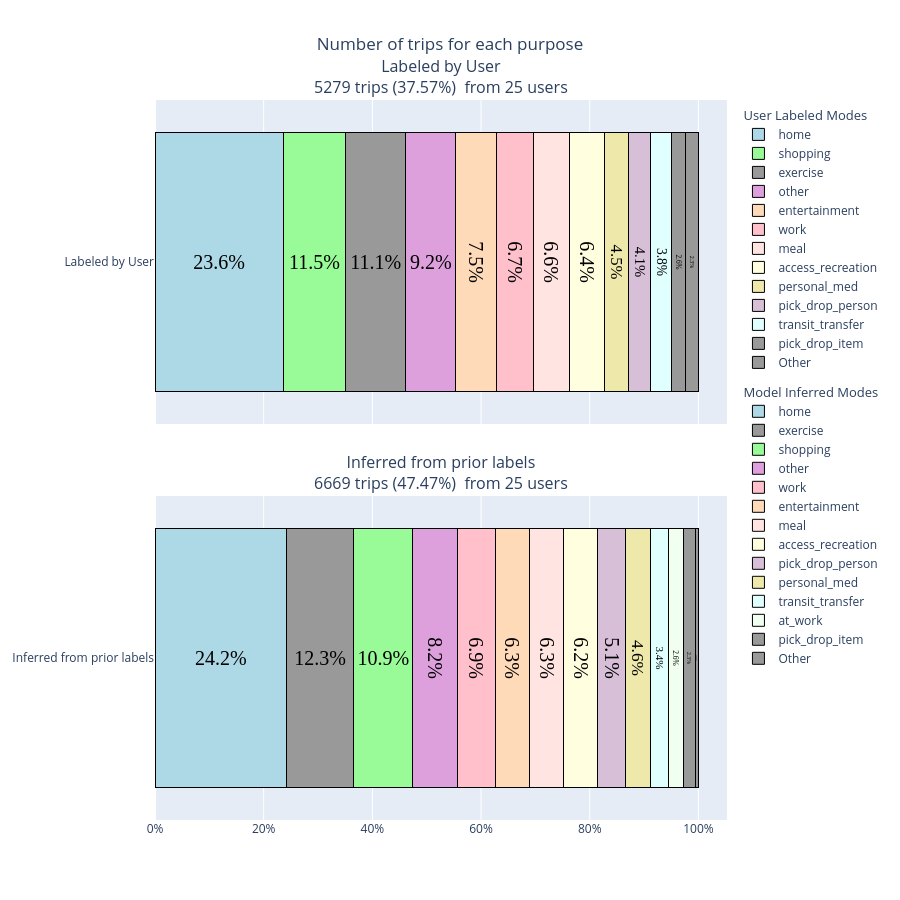

The notebook cell saved with this chart:
### Code cell
plot_title_no_quality="Number of trips for each purpose"
file_name= f"ntrips_purpose{file_suffix}"
text_results = [["Unmodified Alt Text", "Unmodified HTML"], ["Unmodified Alt Text", "Unmodified HTML"]]

# Used for plots that don't have assigned colors
PURPOSE_COLORS = {
"work": "pink",
"school": "lightsteelblue",
"shopping": "palegreen",
"social": "khaki",
"other": "plum",
"home": "lightblue",
"entertainment": "peachpuff",
"meal": "mistyrose",
"access_recreation": "lightyellow",
"personal_med": "palegoldenrod",
"pick_drop_person": "thistle",
"transit_transfer": "lightcyan",
"at_work": "honeydew",
"relig": "lavenderblush"
}

panels = [
    {
        "df": expanded_ct,
        "text": stacked_bar_quality_text_labeled,
        "label": "Labeled by User",
        "legend_title": "User Labeled Modes",
        "mode_col": "purpose_confirm_w_other",
        "colors": PURPOSE_COLORS
    },

    {
        "df": expanded_ct_inferred,
        "text": stacked_bar_quality_text_inferred,
        "label": "Inferred from prior labels",
        "legend_title": "Model Inferred Modes",
        "mode_col": "purpose_confirm_w_other",
        "colors": PURPOSE_COLORS
    }

]


# ['stack', 'group', 'overlay', 'relative']
# ADD GROUP STACK TOGGLE ACCOMODATE GENERIC FUNCTIONS - could toggling mode be interactive
plot_title_no_quality="Number of trips for each purpose"


# CREATE LAYOUT INSIDE BUILD TRIP LAYOUT, MANY REPEATED STYLING CHOICES
# PASS IN BAR MODE - 
plot_three_layout=dict(
    height=900,
    barmode='stack',
    showlegend=True,
    title=dict(text="Number of trips for each purpose", x=0.5),
    legend=dict(
        orientation="v",
        traceorder="grouped",
        tracegroupgap=10
    ),

)

fig, filename = build_trip_plot(
    distance_col="distance",
    plot_title=plot_title_no_quality,
    file_name="ntrips_purpose",
    panels=panels,
    threshold=0.02,
    layout=plot_three_layout
)

fig.update_layout(plot_three_layout)

### Figure 1 — Plotly figure (JSON) as saved in the notebook; plotly's stock layout.template omitted (floating-point values rounded to 4 significant figures)
{"data": [{"hovertemplate": "home: 23.6%<extra></extra>", "insidetextanchor": "middle", "insidetextfont": {"color": "black", "family": "Times", "size": 20}, "legendgroup": "group_labeled_by_user", "legendgrouptitle": {"text": "User Labeled Modes"}, "marker": {"color": "lightblue", "line": {"color": "black", "width": 1}}, "name": "home", "orientation": "h", "showlegend": true, "text": ["23.6%"], "textposition": "inside", "type": "bar", "x": [0.2362], "xaxis": "x", "y": ["Labeled by User"], "yaxis": "y"}, {"hovertemplate": "shopping: 11.5%<extra></extra>", "insidetextanchor": "middle", "insidetextfont": {"color": "black", "family": "Times", "size": 20}, "legendgroup": "group_labeled_by_user", "legendgrouptitle": {"text": "User Labeled Modes"}, "marker": {"color": "palegreen", "line": {"color": "black", "width": 1}}, "name": "shopping", "orientation": "h", "showlegend": true, "text": ["11.5%"], "textposition": "inside", "type": "bar", "x": [0.1146], "xaxis": "x", "y": ["Labeled by User"], "yaxis": "y"}, {"hovertemplate": "exercise: 11.1%<extra></extra>", "insidetextanchor": "middle", "insidetextfont": {"color": "black", "family": "Times", "size": 20}, "legendgroup": "group_labeled_by_user", "legendgrouptitle": {"text": "User Labeled Modes"}, "marker": {"color": "#999", "line": {"color": "black", "width": 1}}, "name": "exercise", "orientation": "h", "showlegend": true, "text": ["11.1%"], "textposition": "inside", "type": "bar", "x": [0.111], "xaxis": "x", "y": ["Labeled by User"], "yaxis": "y"}, {"hovertemplate": "other: 9.2%<extra></extra>", "insidetextanchor": "middle", "insidetextfont": {"color": "black", "family": "Times", "size": 20}, "legendgroup": "group_labeled_by_user", "legendgrouptitle": {"text": "User Labeled Modes"}, "marker": {"color": "plum", "line": {"color": "black", "width": 1}}, "name": "other", "orientation": "h", "showlegend": true, "text": ["9.2%"], "textposition": "inside", "type": "bar", "x": [0.09187], "xaxis": "x", "y": ["Labeled by User"], "yaxis": "y"}, {"hovertemplate": "entertainment: 7.5%<extra></extra>", "insidetextanchor": "middle", "insidetextfont": {"color": "black", "family": "Times", "size": 20}, "legendgroup": "group_labeled_by_user", "legendgrouptitle": {"text": "User Labeled Modes"}, "marker": {"color": "peachpuff", "line": {"color": "black", "width": 1}}, "name": "entertainment", "orientation": "h", "showlegend": true, "text": ["7.5%"], "textposition": "inside", "type": "bar", "x": [0.0752], "xaxis": "x", "y": ["Labeled by User"], "yaxis": "y"}, {"hovertemplate": "work: 6.7%<extra></extra>", "insidetextanchor": "middle", "insidetextfont": {"color": "black", "family": "Times", "size": 20}, "legendgroup": "group_labeled_by_user", "legendgrouptitle": {"text": "User Labeled Modes"}, "marker": {"color": "pink", "line": {"color": "black", "width": 1}}, "name": "work", "orientation": "h", "showlegend": true, "text": ["6.7%"], "textposition": "inside", "type": "bar", "x": [0.06744], "xaxis": "x", "y": ["Labeled by User"], "yaxis": "y"}, {"hovertemplate": "meal: 6.6%<extra></extra>", "insidetextanchor": "middle", "insidetextfont": {"color": "black", "family": "Times", "size": 20}, "legendgroup": "group_labeled_by_user", "legendgrouptitle": {"text": "User Labeled Modes"}, "marker": {"color": "mistyrose", "line": {"color": "black", "width": 1}}, "name": "meal", "orientation": "h", "showlegend": true, "text": ["6.6%"], "textposition": "inside", "type": "bar", "x": [0.06649], "xaxis": "x", "y": ["Labeled by User"], "yaxis": "y"}, {"hovertemplate": "access_recreation: 6.4%<extra></extra>", "insidetextanchor": "middle", "insidetextfont": {"color": "black", "family": "Times", "size": 20}, "legendgroup": "group_labeled_by_user", "legendgrouptitle": {"text": "User Labeled Modes"}, "marker": {"color": "lightyellow", "line": {"color": "black", "width": 1}}, "name": "access_recreation", "orientation": "h", "showlegend": true, "text": ["6.4%"], "textposition": "inside", "type": "bar", "x": [0.06422], "xaxis": "x", "y": ["Labeled by User"], "yaxis": "y"}, {"hovertemplate": "personal_med: 4.5%<extra></extra>", "insidetextanchor": "middle", "insidetextfont": {"color": "black", "family": "Times", "size": 20}, "legendgroup": "group_labeled_by_user", "legendgrouptitle": {"text": "User Labeled Modes"}, "marker": {"color": "palegoldenrod", "line": {"color": "black", "width": 1}}, "name": "personal_med", "orientation": "h", "showlegend": true, "text": ["4.5%"], "textposition": "inside", "type": "bar", "x": [0.04489], "xaxis": "x", "y": ["Labeled by User"], "yaxis": "y"}, {"hovertemplate": "pick_drop_person: 4.1%<extra></extra>", "insidetextanchor": "middle", "insidetextfont": {"color": "black", "family": "Times", "size": 20}, "legendgroup": "group_labeled_by_user", "legendgrouptitle": {"text": "User Labeled Modes"}, "marker": {"color": "thistle", "line": {"color": "black", "width": 1}}, "name": "pick_drop_person", "orientation": "h", "showlegend": true, "text": ["4.1%"], "textposition": "inside", "type": "bar", "x": [0.04073], "xaxis": "x", "y": ["Labeled by User"], "yaxis": "y"}, {"hovertemplate": "transit_transfer: 3.8%<extra></extra>", "insidetextanchor": "middle", "insidetextfont": {"color": "black", "family": "Times", "size": 20}, "legendgroup": "group_labeled_by_user", "legendgrouptitle": {"text": "User Labeled Modes"}, "marker": {"color": "lightcyan", "line": {"color": "black", "width": 1}}, "name": "transit_transfer", "orientation": "h", "showlegend": true, "text": ["3.8%"], "textposition": "inside", "type": "bar", "x": [0.03845], "xaxis": "x", "y": ["Labeled by User"], "yaxis": "y"}, {"hovertemplate": "pick_drop_item: 2.6%<extra></extra>", "insidetextanchor": "middle", "insidetextfont": {"color": "black", "family": "Times", "size": 20}, "legendgroup": "group_labeled_by_user", "legendgrouptitle": {"text": "User Labeled Modes"}, "marker": {"color": "#999", "line": {"color": "black", "width": 1}}, "name": "pick_drop_item", "orientation": "h", "showlegend": true, "text": ["2.6%"], "textposition": "inside", "type": "bar", "x": [0.02576], "xaxis": "x", "y": ["Labeled by User"], "yaxis": "y"}, {"hovertemplate": "Other: 2.3%<extra></extra>", "insidetextanchor": "middle", "insidetextfont": {"color": "black", "family": "Times", "size": 20}, "legendgroup": "group_labeled_by_user", "legendgrouptitle": {"text": "User Labeled Modes"}, "marker": {"color": "#999", "line": {"color": "black", "width": 1}}, "name": "Other", "orientation": "h", "showlegend": true, "text": ["2.3%"], "textposition": "inside", "type": "bar", "x": [0.02311], "xaxis": "x", "y": ["Labeled by User"], "yaxis": "y"}, {"hovertemplate": "home: 24.2%<extra></extra>", "insidetextanchor": "middle", "insidetextfont": {"color": "black", "family": "Times", "size": 20}, "legendgroup": "group_inferred_from_prior_labels", "legendgrouptitle": {"text": "Model Inferred Modes"}, "marker": {"color": "lightblue", "line": {"color": "black", "width": 1}}, "name": "home", "orientation": "h", "showlegend": true, "text": ["24.2%"], "textposition": "inside", "type": "bar", "x": [0.2419], "xaxis": "x2", "y": ["Inferred from prior labels"], "yaxis": "y2"}, {"hovertemplate": "exercise: 12.3%<extra></extra>", "insidetextanchor": "middle", "insidetextfont": {"color": "black", "family": "Times", "size": 20}, "legendgroup": "group_inferred_from_prior_labels", "legendgrouptitle": {"text": "Model Inferred Modes"}, "marker": {"color": "#999", "line": {"color": "black", "width": 1}}, "name": "exercise", "orientation": "h", "showlegend": true, "text": ["12.3%"], "textposition": "inside", "type": "bar", "x": [0.1234], "xaxis": "x2", "y": ["Inferred from prior labels"], "yaxis": "y2"}, {"hovertemplate": "shopping: 10.9%<extra></extra>", "insidetextanchor": "middle", "insidetextfont": {"color": "black", "family": "Times", "size": 20}, "legendgroup": "group_inferred_from_prior_labels", "legendgrouptitle": {"text": "Model Inferred Modes"}, "marker": {"color": "palegreen", "line": {"color": "black", "width": 1}}, "name": "shopping", "orientation": "h", "showlegend": true, "text": ["10.9%"], "textposition": "inside", "type": "bar", "x": [0.1095], "xaxis": "x2", "y": ["Inferred from prior labels"], "yaxis": "y2"}, {"hovertemplate": "other: 8.2%<extra></extra>", "insidetextanchor": "middle", "insidetextfont": {"color": "black", "family": "Times", "size": 20}, "legendgroup": "group_inferred_from_prior_labels", "legendgrouptitle": {"text": "Model Inferred Modes"}, "marker": {"color": "plum", "line": {"color": "black", "width": 1}}, "name": "other", "orientation": "h", "showlegend": true, "text": ["8.2%"], "textposition": "inside", "type": "bar", "x": [0.08202], "xaxis": "x2", "y": ["Inferred from prior labels"], "yaxis": "y2"}, {"hovertemplate": "work: 6.9%<extra></extra>", "insidetextanchor": "middle", "insidetextfont": {"color": "black", "family": "Times", "size": 20}, "legendgroup": "group_inferred_from_prior_labels", "legendgrouptitle": {"text": "Model Inferred Modes"}, "marker": {"color": "pink", "line": {"color": "black", "width": 1}}, "name": "work", "orientation": "h", "showlegend": true, "text": ["6.9%"], "textposition": "inside", "type": "bar", "x": [0.06928], "xaxis": "x2", "y": ["Inferred from prior labels"], "yaxis": "y2"}, {"hovertemplate": "entertainment: 6.3%<extra></extra>", "insidetextanchor": "middle", "insidetextfont": {"color": "black", "family": "Times", "size": 20}, "legendgroup": "group_inferred_from_prior_labels", "legendgrouptitle": {"text": "Model Inferred Modes"}, "marker": {"color": "peachpuff", "line": {"color": "black", "width": 1}}, "name": "entertainment", "orientation": "h", "showlegend": true, "text": ["6.3%"], "textposition": "inside", "type": "bar", "x": [0.06313], "xaxis": "x2", "y": ["Inferred from prior labels"], "yaxis": "y2"}, {"hovertemplate": "meal: 6.3%<extra></extra>", "insidetextanchor": "middle", "insidetextfont": {"color": "black", "family": "Times", "size": 20}, "legendgroup": "group_inferred_from_prior_labels", "legendgrouptitle": {"text": "Model Inferred Modes"}, "marker": {"color": "mistyrose", "line": {"color": "black", "width": 1}}, "name": "meal", "orientation": "h", "showlegend": true, "text": ["6.3%"], "textposition": "inside", "type": "bar", "x": [0.06313], "xaxis": "x2", "y": ["Inferred from prior labels"], "yaxis": "y2"}, {"hovertemplate": "access_recreation: 6.2%<extra></extra>", "insidetextanchor": "middle", "insidetextfont": {"color": "black", "family": "Times", "size": 20}, "legendgroup": "group_inferred_from_prior_labels", "legendgrouptitle": {"text": "Model Inferred Modes"}, "marker": {"color": "lightyellow", "line": {"color": "black", "width": 1}}, "name": "access_recreation", "orientation": "h", "showlegend": true, "text": ["6.2%"], "textposition": "inside", "type": "bar", "x": [0.06208], "xaxis": "x2", "y": ["Inferred from prior labels"], "yaxis": "y2"}, {"hovertemplate": "pick_drop_person: 5.1%<extra></extra>", "insidetextanchor": "middle", "insidetextfont": {"color": "black", "family": "Times", "size": 20}, "legendgroup": "group_inferred_from_prior_labels", "legendgrouptitle": {"text": "Model Inferred Modes"}, "marker": {"color": "thistle", "line": {"color": "black", "width": 1}}, "name": "pick_drop_person", "orientation": "h", "showlegend": true, "text": ["5.1%"], "textposition": "inside", "type": "bar", "x": [0.05143], "xaxis": "x2", "y": ["Inferred from prior labels"], "yaxis": "y2"}, {"hovertemplate": "personal_med: 4.6%<extra></extra>", "insidetextanchor": "middle", "insidetextfont": {"color": "black", "family": "Times", "size": 20}, "legendgroup": "group_inferred_from_prior_labels", "legendgrouptitle": {"text": "Model Inferred Modes"}, "marker": {"color": "palegoldenrod", "line": {"color": "black", "width": 1}}, "name": "personal_med", "orientation": "h", "showlegend": true, "text": ["4.6%"], "textposition": "inside", "type": "bar", "x": [0.04618], "xaxis": "x2", "y": ["Inferred from prior labels"], "yaxis": "y2"}, {"hovertemplate": "transit_transfer: 3.4%<extra></extra>", "insidetextanchor": "middle", "insidetextfont": {"color": "black", "family": "Times", "size": 20}, "legendgroup": "group_inferred_from_prior_labels", "legendgrouptitle": {"text": "Model Inferred Modes"}, "marker": {"color": "lightcyan", "line": {"color": "black", "width": 1}}, "name": "transit_transfer", "orientation": "h", "showlegend": true, "text": ["3.4%"], "textposition": "inside", "type": "bar", "x": [0.03359], "xaxis": "x2", "y": ["Inferred from prior labels"], "yaxis": "y2"}, {"hovertemplate": "at_work: 2.6%<extra></extra>", "insidetextanchor": "middle", "insidetextfont": {"color": "black", "family": "Times", "size": 20}, "legendgroup": "group_inferred_from_prior_labels", "legendgrouptitle": {"text": "Model Inferred Modes"}, "marker": {"color": "honeydew", "line": {"color": "black", "width": 1}}, "name": "at_work", "orientation": "h", "showlegend": true, "text": ["2.6%"], "textposition": "inside", "type": "bar", "x": [0.02624], "xaxis": "x2", "y": ["Inferred from prior labels"], "yaxis": "y2"}, {"hovertemplate": "pick_drop_item: 2.3%<extra></extra>", "insidetextanchor": "middle", "insidetextfont": {"color": "black", "family": "Times", "size": 20}, "legendgroup": "group_inferred_from_prior_labels", "legendgrouptitle": {"text": "Model Inferred Modes"}, "marker": {"color": "#999", "line": {"color": "black", "width": 1}}, "name": "pick_drop_item", "orientation": "h", "showlegend": true, "text": ["2.3%"], "textposition": "inside", "type": "bar", "x": [0.02264], "xaxis": "x2", "y": ["Inferred from prior labels"], "yaxis": "y2"}, {"hovertemplate": "Other: 0.6%<extra></extra>", "insidetextanchor": "middle", "insidetextfont": {"color": "black", "family": "Times", "size": 20}, "legendgroup": "group_inferred_from_prior_labels", "legendgrouptitle": {"text": "Model Inferred Modes"}, "marker": {"color": "#999", "line": {"color": "black", "width": 1}}, "name": "Other", "orientation": "h", "showlegend": true, "text": ["0.6%"], "textposition": "inside", "type": "bar", "x": [0.005548], "xaxis": "x2", "y": ["Inferred from prior labels"], "yaxis": "y2"}], "layout": {"annotations": [{"font": {"size": 16}, "showarrow": false, "text": "Labeled by User<br>5279 trips (37.57%)\n from 25 users", "x": 0.5, "xanchor": "center", "xref": "paper", "y": 1, "yanchor": "bottom", "yref": "paper"}, {"font": {"size": 16}, "showarrow": false, "text": "Inferred from prior labels<br>6669 trips (47.47%)\n from 25 users", "x": 0.5, "xanchor": "center", "xref": "paper", "y": 0.45, "yanchor": "bottom", "yref": "paper"}], "barmode": "stack", "height": 900, "legend": {"orientation": "v", "tracegroupgap": 10, "traceorder": "grouped"}, "showlegend": true, "title": {"text": "Number of trips for each purpose", "x": 0.5}, "xaxis": {"anchor": "y", "domain": [0, 1], "matches": "x2", "showticklabels": false, "tickformat": ".0%"}, "xaxis2": {"anchor": "y2", "domain": [0, 1], "tickformat": ".0%"}, "yaxis": {"anchor": "x", "domain": [0.55, 1]}, "yaxis2": {"anchor": "x2", "domain": [0, 0.45]}}}
